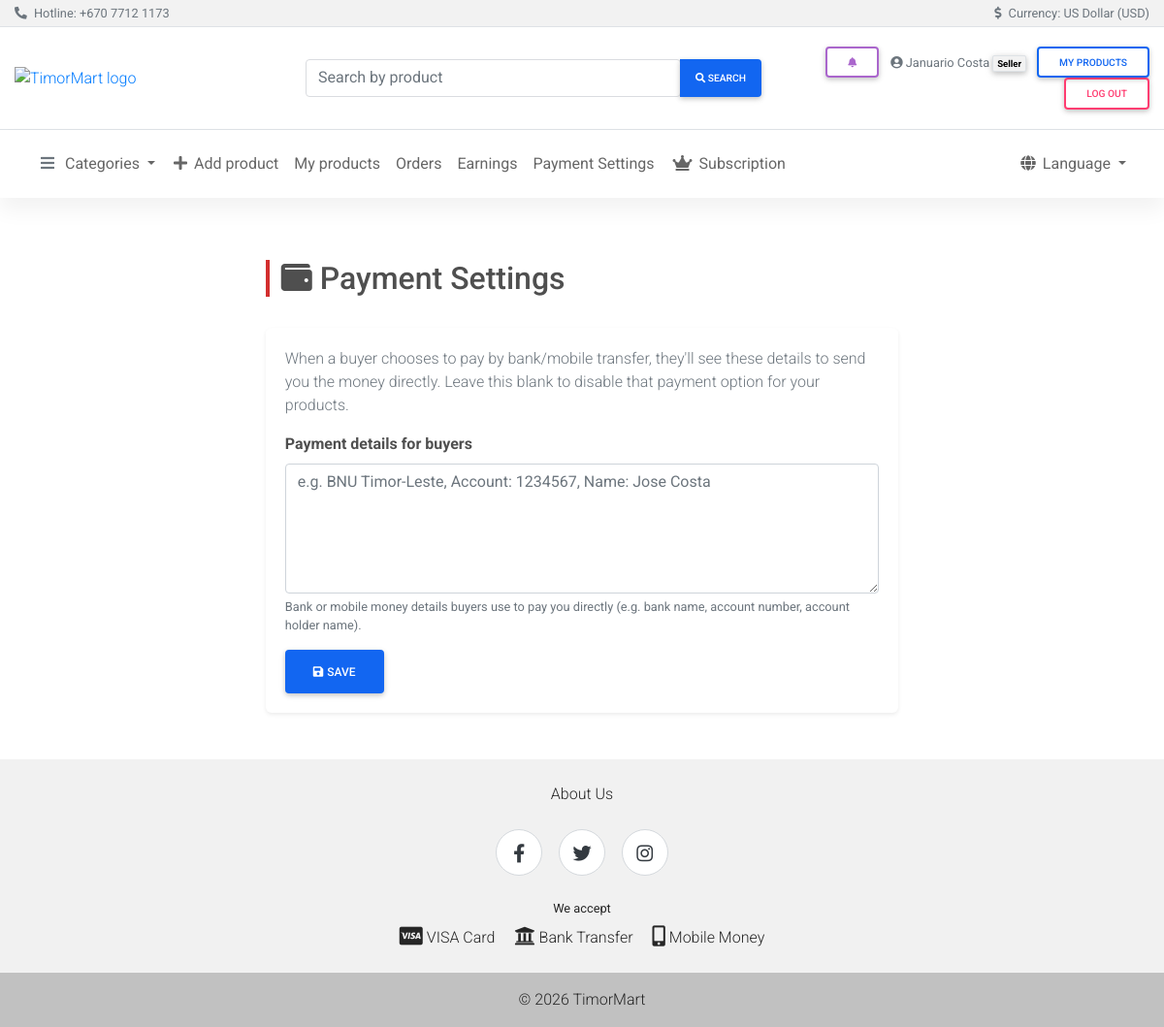
Page /seller/payment-settings/ (signed in) on the earlier database version.
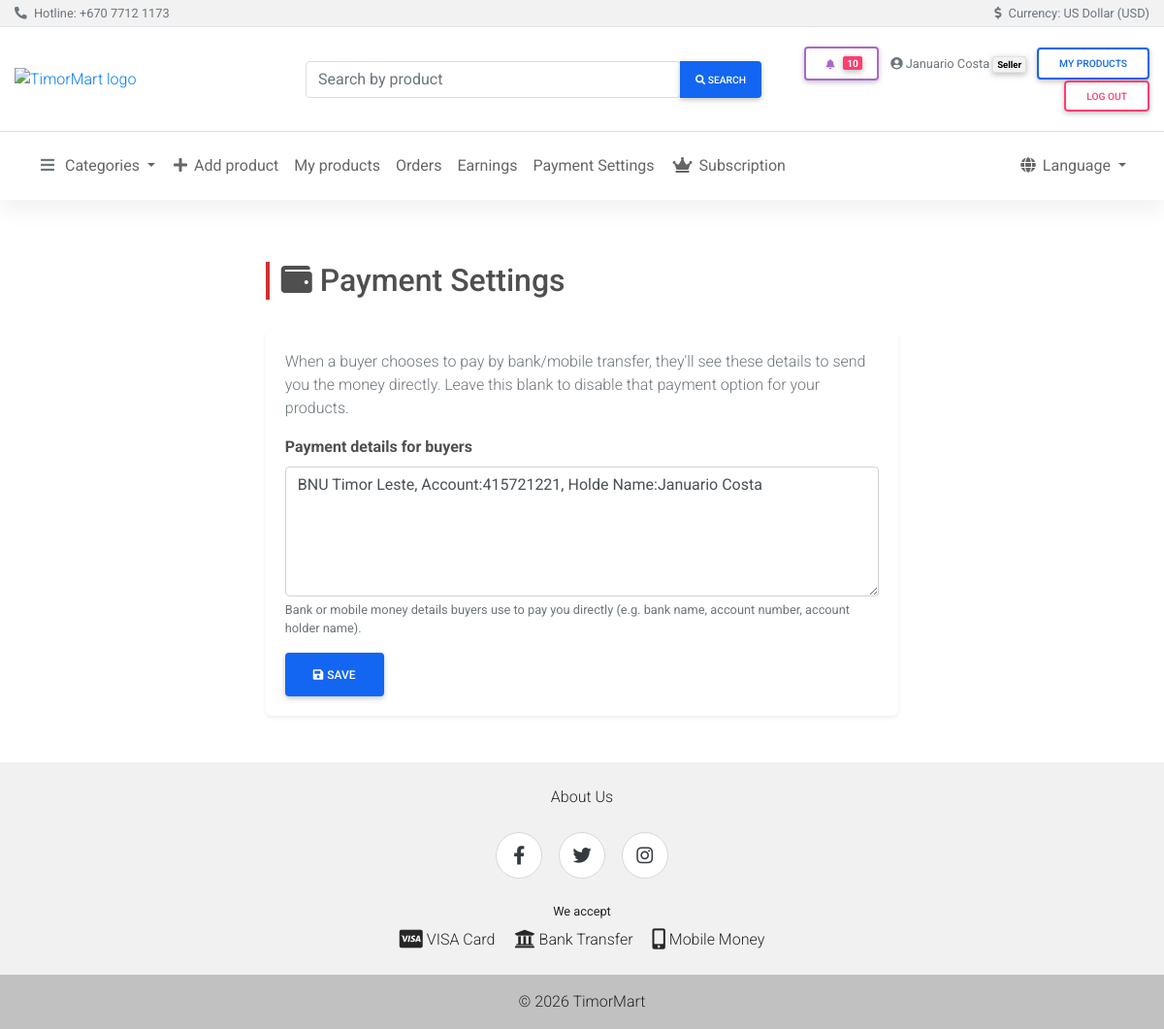
Same page on the later database version.
### olretail/models.py (models this page shows, shortened)
class Seller(models.Model):
    user = models.OneToOneField(User, on_delete=models.CASCADE)
    address = models.CharField(max_length=255)
    mobile = models.CharField(max_length=40)
    payment_instructions = models.TextField(
        blank=True,
        help_text=_(
            "Bank or mobile money details buyers use to pay you directly "
            "(e.g. bank name, account number, account holder name)."
        ),
    )
    seller_type = models.CharField(
        max_length=20, choices=SellerType.choices, default=SellerType.INDIVIDUAL,
    )
    company_name = models.CharField(max_length=200, blank=True)
    company_tin = models.CharField(max_length=50, blank=True, verbose_name="TIN")
    company_address = models.CharField(max_length=255, blank=True)
    company_bank_account = models.CharField(max_length=100, blank=True)
    business_document = models.ImageField(upload_to="seller_business_docs/", null=True, blank=True)
    verification_status = models.CharField(
        max_length=20, choices=SellerVerificationStatus.choices, default=SellerVerificationStatus.PENDING,
    )
    verification_note = models.TextField(blank=True)
    verified_at = models.DateTimeField(null=True, blank=True)
    verified_by = models.ForeignKey(
        User, on_delete=models.SET_NULL, null=True, blank=True, related_name="sellers_verified"
    )

### olretail/payment_views.py (the view)
# urls.py: path("seller/payment-settings/", payment_views.seller_payment_settings, name="seller_payment_settings"),
@seller_required
def seller_payment_settings(request):
    seller = request.user.seller
    if request.method == 'POST':
        form = SellerPaymentInstructionsForm(request.POST, instance=seller)
        if form.is_valid():
            form.save()
            messages.success(request, _('Payment details saved.'))
            return redirect('olretail:seller_payment_settings')
    else:
        initial = {}
        if not seller.payment_instructions and seller.company_bank_account:
            initial['payment_instructions'] = seller.company_bank_account
        form = SellerPaymentInstructionsForm(instance=seller, initial=initial)
    context = {'form': form, 'seller': seller}
    if seller.seller_type == SellerType.COMPANY:
        context['company_form'] = SellerCompanyInfoForm(instance=seller)
        context['verification_form'] = SellerVerificationForm()
    return render(request, 'olretail/seller_payment_settings.html', context)

### olretail/payment_forms.py
class SellerPaymentInstructionsForm(forms.ModelForm):
    class Meta:
        model = Seller
        fields = ['payment_instructions']
        widgets = {
            'payment_instructions': forms.Textarea(attrs={
                'rows': 5,
                'placeholder': _('e.g. BNU Timor-Leste, Account: 1234567, Name: Jose Costa'),
                'class': 'form-control'
            }),
        }
        labels = {
            'payment_instructions': _('Payment details for buyers'),
        }

### accounts/roles.py (called while the page is built)
def is_buyer(user):
    if not user.is_authenticated or user.is_staff:
        return False
    return hasattr(user, "buyer") or user.groups.filter(name=BUYER_GROUP).exists()

def is_seller(user):
    if not user.is_authenticated or user.is_staff:
        return False
    return hasattr(user, "seller")

def is_courier(user):
    if not user.is_authenticated or user.is_staff:
        return False
    return hasattr(user, "courier")

### olretail/context_processors.py (called while the page is built)
def categories(request):
    return {"categories": Category.objects.all()}

def cart_count(request):
    if not request.user.is_authenticated:
        return {"cart_count": 0}
    return {"cart_count": Cart.objects.filter(buyer=request.user).count()}

### templates/olretail/seller_payment_settings.html (shortened to what this page needs)
{% extends "shared/base.html" %}
{% load i18n %}
{% block content %}
<main class="py-5">
  <div class="container-fluid">
    <div class="row justify-content-center">
      <div class="col-lg-7">
        <div class="row mb-4">
          <div class="col-12">
            <h1 class="h2 page-header-bar">
              <i class="fas fa-wallet mr-2"></i>{% trans "Payment Settings" %}
            </h1>
          </div>
        </div>
        <div class="card border-0 shadow-sm">
          <div class="card-body">
            <p class="text-muted">
              {% trans "When a buyer chooses to pay by bank/mobile transfer, they'll see these details to send you the money directly. Leave this blank to disable that payment option for your products." %}
            </p>
            <form method="post" novalidate>
              <div class="form-group">
                <label for="{{ form.payment_instructions.id_for_label }}" class="font-weight-bold">
                  {{ form.payment_instructions.label }}
                </label>
                {{ form.payment_instructions }}
                <small class="form-text text-muted">{{ form.payment_instructions.help_text }}</small>
              </div>
              <button type="submit" class="btn btn-primary">
                <i class="fas fa-save mr-1"></i>{% trans "Save" %}
              </button>
            </form>
          </div>
        </div>
      </div>
    </div>
  </div>
</main>
{% endblock %}

### templates/shared/header.html (shortened to what the changed rows need)
{% load i18n %}
{% load static %}
<header>
  <div class="container-fluid">
    <div class="row jumbotron white border-bottom mb-0 py-3 align-items-center">
      <div class="col-md-4 my-1 text-md-right">
        {% if user.is_authenticated %}
        <div class="dropdown d-inline-block mr-2">
          <a class="btn btn-sm btn-outline-secondary my-0 position-relative" href="#" role="button"
             id="notificationsDropdown" data-toggle="dropdown" aria-haspopup="true" aria-expanded="false"
             aria-label="{% trans 'Notifications' %}">
            <i class="fas fa-bell" aria-hidden="true"></i>
            {% if unread_notification_count %}
            <span class="badge badge-danger notif-badge">
              {{ unread_notification_count }}
            </span>
            {% endif %}
          </a>
        </div>
        {% else %}
        <a href="{% url 'accounts:login' %}" class="btn btn-sm btn-outline-primary my-0">{% trans 'Sign in' %}</a>
        <a href="{% url 'accounts:register' %}" class="btn btn-sm btn-primary my-0">{% trans 'Sign up' %}</a>
        {% endif %}
      </div>
    </div>
  </div>
</header>

Differences in the rows shown:
changed Seller: payment_instructions (not shown) → "BNU Timor Leste, Account:415721221, Holde Name:Januario Costa"
Other differences:
{{ unread_notification_count }}: (not shown) → "10"
